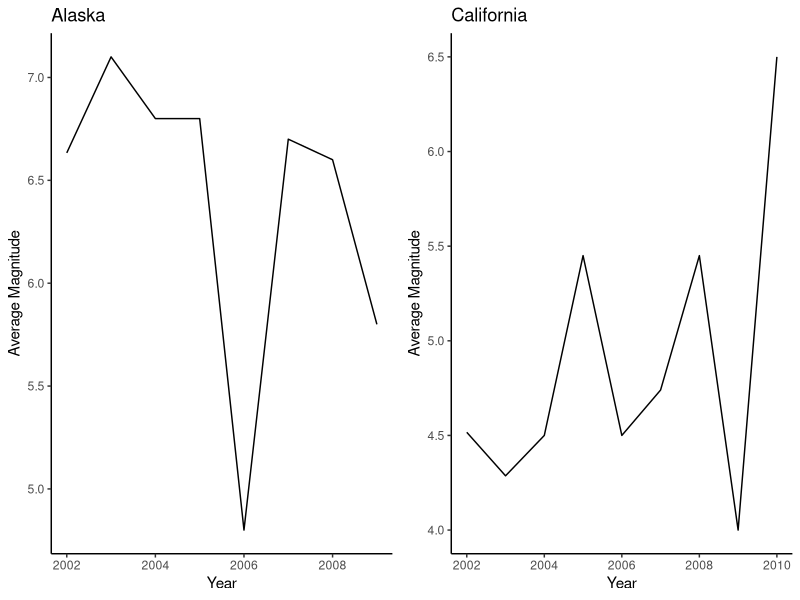
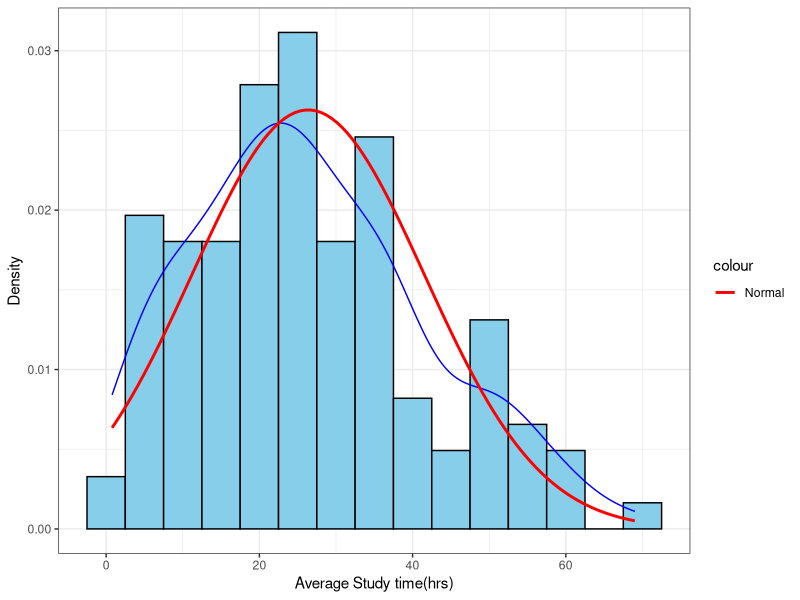
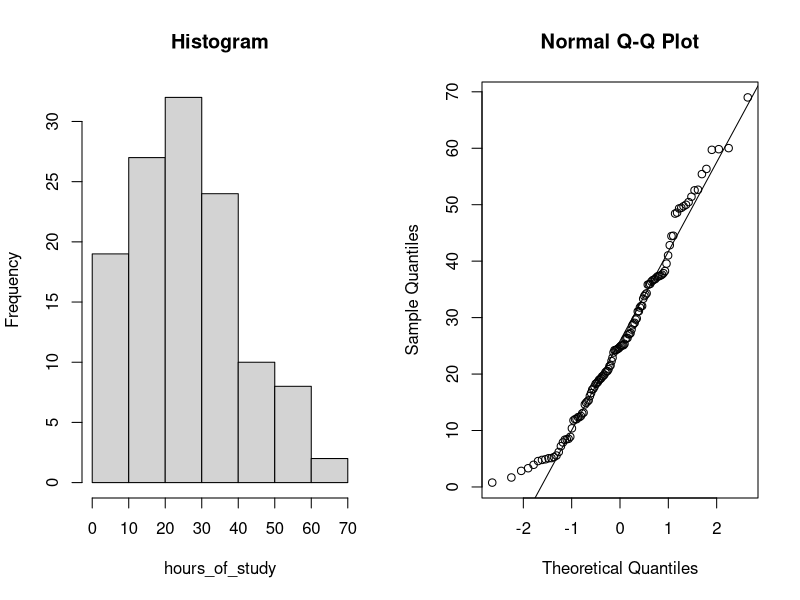

Recreate these plots in R, in order.
#Assignment-2

#Loading the libraries

rm(list=ls())
library("data.table")
library("ggplot2")
library(psych)

#########Question1#############################


#use setwd while running the codes, to set working directory to access the csv files

# Part a
earthquakes = fread(file = "earthquakes.csv",
                    na.strings = c("NA", ""), 
                    sep = "auto",
                    stringsAsFactors = FALSE,
                    data.table = TRUE
)
earthquakes

earthquakes_subset <- earthquakes[State %in% c("Alaska", "California") & Year %in% 2002:2011]
earthquakes_subset


# Part b

earthquakes_stats <- earthquakes_subset[, .(
  mean = mean(Magnitude, na.rm = TRUE),
  median = median(Magnitude, na.rm = TRUE),
  std = sd(Magnitude, na.rm = TRUE),
  min = min(Magnitude, na.rm = TRUE),
  max = max(Magnitude, na.rm = TRUE),
  percentile_25th = quantile(Magnitude, 0.25, na.rm = TRUE),
  percentile_75th = quantile(Magnitude, 0.75, na.rm = TRUE)
), by = .(Year, State)][order(Year)]


earthquakes_stats[is.na(std), std := 0]
earthquakes_stats



# Part c

# create a vector of years from 2002 to 2011
years <- 2002:2011

# create an empty list to store the subsets
subset_list <- list()

# use for loop to apply subset function to each year in the vector
for (y in years) {
  subset_list[[y-2001]] <- earthquakes_stats[Year == y]
}
subset_list

# Part d

# reshape the data table to wide format
earthquakes_table <- dcast(earthquakes_stats, Year ~ State, value.var = c("mean", "median", "std", "min", "max", "percentile_25th", "percentile_75th"))


# Part e

Alaska <- earthquakes_stats[State == "Alaska"]
California <- earthquakes_stats[State == "California"]

# Create separate plots for each state

plot1<-ggplot(Alaska,aes(x = Year, y = mean)) +
  geom_line() +
  scale_y_continuous(name = "Average Magnitude") +
  ggtitle("Alaska")+theme_classic()

plot2<-ggplot(California,aes(x = Year, y = mean)) +
  geom_line() +
  scale_y_continuous(name = "Average Magnitude") +
  ggtitle("California")+theme_classic()

# Display the plots side by side
gridExtra::grid.arrange(plot1, plot2, ncol = 2)

# Part f
Alaska <- earthquakes[State == "Alaska"]
California <- earthquakes[State == "California"]


t_test_result <- t.test(California$Magnitude, Alaska$Magnitude, alternative = "greater", var.equal = FALSE)

t_test_result

#Question 2

#Please use setwd to set your working directory before running the below chunk of code
study_gpa = fread(file = "study_gpa.csv",
                  na.strings = c("NA", ""), 
                  sep = "auto",
                  stringsAsFactors = FALSE,
                  data.table = TRUE
)
study_gpa


# Part a
hours_of_study <- study_gpa[, AveTime]


ggplot(data = study_gpa, aes(x =hours_of_study)) + 
  geom_histogram(aes(y = ..density..), binwidth = 5, fill = "skyblue", color = "black") + 
  labs(x = "Average Study time(hrs)", y = "Density") + 
  theme_bw() +
  
  # Add a density plot
  geom_density(aes(y = ..density..), color = "blue") +
  
  # Add a normal curve
  stat_function(fun = dnorm, args = list(mean = mean(hours_of_study), sd = sd(hours_of_study)), aes(color = "Normal"), size = 1) + 
  scale_color_manual(values = c("red", "blue")) 

# Part b
describe(hours_of_study)

# Perform normality tests
shapiro.test(hours_of_study) # Shapiro-Wilk test
library(nortest) 
ad.test(hours_of_study) # Anderson-Darling test
ks.test(hours_of_study, "pnorm") # Kolmogorov-Smirnov test

# Plot histogram and Q-Q plot
#Run the below 4 lines of code together
par(mfrow=c(1,2))
hist(hours_of_study, main="Histogram")
qqnorm(hours_of_study)
qqline(hours_of_study)


# Part c

# Subset Section 2 of study_gpa
study_gpa_2 <- study_gpa[Section == 2]

# Compute correlation matrix for AveTime, Units, and GPA
cor_matrix <- cor(study_gpa_2[, .(AveTime, Units, GPA)])

# Perform hypothesis tests for correlations between AveTime/Units, AveTime/GPA, and Units/GPA
cor_test_1 <- cor.test(study_gpa_2$AveTime, study_gpa_2$Units)
cor_test_2 <- cor.test(study_gpa_2$AveTime, study_gpa_2$GPA)
cor_test_3 <- cor.test(study_gpa_2$Units, study_gpa_2$GPA)

# Print results
print(cor_matrix)
print(cor_test_1)
print(cor_test_2)
print(cor_test_3)


#Question 3

# Part a
#Please use setwd to set your working directory before running the below chunk of code
vite = fread(file = "vite.csv",
             na.strings = c("NA", ""), 
             sep = "auto",
             stringsAsFactors = FALSE,
             data.table = TRUE
)
vite

# Part b
vite_pivot <- dcast(vite, ID + Treatment ~ Visit, value.var = "Plaque")
vite_pivot

# Part c
# subset the data by Treatment == 1
treat <- vite_pivot[Treatment == 1]

# perform paired t-test 
t_test_result <- t.test(treat[[5]], treat[[3]], alternative = "less", paired = TRUE, var.equal = FALSE)

t_test_result

# Part d
treat <- vite_pivot[Treatment == 1]
treat[, difference := treat[[5]]-treat[[3]]]

control_group<-vite_pivot[Treatment==0]
control_group[, difference := control_group[[5]]- control_group[[3]]]

t_test_result <- t.test(treat$difference,control_group$difference , alternative = "less", var.equal = FALSE)
t_test_result

# Part e
# Please, refer to Part d

# Part f
treat<- vite[Treatment==1]
control_group<- vite[Treatment==0]

# Test for alcohol
alcohol_test<-t.test(treat$Alcohol, control_group$Alcohol,alternative = "two.sided", var.equal = FALSE )
alcohol_test

# Test for smoke
smoke_test<-t.test(treat$Smoke, control_group$Smoke,alternative = "two.sided", var.equal = FALSE )
smoke_test
